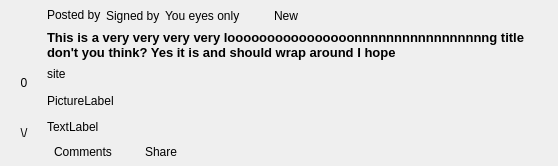
<?xml version="1.0" encoding="UTF-8"?>
<ui version="4.0">
 <class>BoardPostDisplayWidget_card</class>
 <widget class="QWidget" name="BoardPostDisplayWidget_card">
  <property name="geometry">
   <rect>
    <x>0</x>
    <y>0</y>
    <width>558</width>
    <height>202</height>
   </rect>
  </property>
  <property name="sizePolicy">
   <sizepolicy hsizetype="Preferred" vsizetype="Maximum">
    <horstretch>0</horstretch>
    <verstretch>0</verstretch>
   </sizepolicy>
  </property>
  <property name="windowTitle">
   <string notr="true"/>
  </property>
  <property name="styleSheet">
   <string notr="true"/>
  </property>
  <layout class="QHBoxLayout" name="horizontalLayout_3">
   <property name="spacing">
    <number>0</number>
   </property>
   <property name="sizeConstraint">
    <enum>QLayout::SetMaximumSize</enum>
   </property>
   <property name="leftMargin">
    <number>1</number>
   </property>
   <property name="topMargin">
    <number>1</number>
   </property>
   <property name="rightMargin">
    <number>1</number>
   </property>
   <property name="bottomMargin">
    <number>1</number>
   </property>
   <item>
    <widget class="QFrame" name="frame">
     <property name="sizePolicy">
      <sizepolicy hsizetype="Preferred" vsizetype="Maximum">
       <horstretch>0</horstretch>
       <verstretch>0</verstretch>
      </sizepolicy>
     </property>
     <property name="frameShape">
      <enum>QFrame::NoFrame</enum>
     </property>
     <property name="frameShadow">
      <enum>QFrame::Plain</enum>
     </property>
     <layout class="QVBoxLayout" name="verticalLayout_2">
      <property name="spacing">
       <number>2</number>
      </property>
      <property name="sizeConstraint">
       <enum>QLayout::SetMaximumSize</enum>
      </property>
      <property name="leftMargin">
       <number>0</number>
      </property>
      <property name="topMargin">
       <number>0</number>
      </property>
      <property name="rightMargin">
       <number>0</number>
      </property>
      <property name="bottomMargin">
       <number>0</number>
      </property>
      <item>
       <layout class="QHBoxLayout" name="topLayout">
        <property name="leftMargin">
         <number>2</number>
        </property>
        <property name="topMargin">
         <number>2</number>
        </property>
        <property name="rightMargin">
         <number>2</number>
        </property>
        <property name="bottomMargin">
         <number>2</number>
        </property>
        <item>
         <widget class="QFrame" name="voteFrame">
          <layout class="QVBoxLayout" name="arrowsLayout">
           <item>
            <widget class="QToolButton" name="voteUpButton">
             <property name="sizePolicy">
              <sizepolicy hsizetype="Preferred" vsizetype="Preferred">
               <horstretch>0</horstretch>
               <verstretch>0</verstretch>
              </sizepolicy>
             </property>
             <property name="toolTip">
              <string>Vote up</string>
             </property>
             <property name="text">
              <string/>
             </property>
             <property name="icon">
              <iconset resource="Posted_images.qrc">
               <normaloff>:/images/up-arrow.png</normaloff>:/images/up-arrow.png</iconset>
             </property>
             <property name="autoRaise">
              <bool>true</bool>
             </property>
            </widget>
           </item>
           <item>
            <widget class="StyledLabel" name="scoreLabel">
             <property name="font">
              <font>
               <pointsize>9</pointsize>
              </font>
             </property>
             <property name="text">
              <string>0</string>
             </property>
             <property name="alignment">
              <set>Qt::AlignCenter</set>
             </property>
            </widget>
           </item>
           <item>
            <widget class="QToolButton" name="voteDownButton">
             <property name="sizePolicy">
              <sizepolicy hsizetype="Preferred" vsizetype="Preferred">
               <horstretch>0</horstretch>
               <verstretch>0</verstretch>
              </sizepolicy>
             </property>
             <property name="minimumSize">
              <size>
               <width>0</width>
               <height>0</height>
              </size>
             </property>
             <property name="toolTip">
              <string>Vote down</string>
             </property>
             <property name="styleSheet">
              <string notr="true"/>
             </property>
             <property name="text">
              <string>\/</string>
             </property>
             <property name="icon">
              <iconset resource="Posted_images.qrc">
               <normaloff>:/images/down-arrow.png</normaloff>:/images/down-arrow.png</iconset>
             </property>
             <property name="autoRaise">
              <bool>true</bool>
             </property>
            </widget>
           </item>
          </layout>
         </widget>
        </item>
        <item>
         <layout class="QVBoxLayout" name="verticalLayout">
          <item>
           <layout class="QHBoxLayout" name="horizontalLayout_2">
            <property name="spacing">
             <number>5</number>
            </property>
            <property name="leftMargin">
             <number>0</number>
            </property>
            <property name="rightMargin">
             <number>6</number>
            </property>
            <item>
             <widget class="QLabel" name="fromBoldLabel">
              <property name="sizePolicy">
               <sizepolicy hsizetype="Preferred" vsizetype="Fixed">
                <horstretch>0</horstretch>
                <verstretch>0</verstretch>
               </sizepolicy>
              </property>
              <property name="font">
               <font>
                <weight>50</weight>
                <bold>false</bold>
               </font>
              </property>
              <property name="text">
               <string>Posted by</string>
              </property>
             </widget>
            </item>
            <item>
             <widget class="GxsIdLabel" name="fromLabel">
              <property name="sizePolicy">
               <sizepolicy hsizetype="Minimum" vsizetype="Preferred">
                <horstretch>0</horstretch>
                <verstretch>0</verstretch>
               </sizepolicy>
              </property>
              <property name="text">
               <string notr="true">Signed by</string>
              </property>
              <property name="openExternalLinks">
               <bool>true</bool>
              </property>
             </widget>
            </item>
            <item>
             <widget class="QLabel" name="dateLabel">
              <property name="sizePolicy">
               <sizepolicy hsizetype="Minimum" vsizetype="Preferred">
                <horstretch>0</horstretch>
                <verstretch>0</verstretch>
               </sizepolicy>
              </property>
              <property name="text">
               <string notr="true">You eyes only</string>
              </property>
              <property name="openExternalLinks">
               <bool>true</bool>
              </property>
             </widget>
            </item>
            <item>
             <widget class="QToolButton" name="readButton">
              <property name="maximumSize">
               <size>
                <width>24</width>
                <height>16777215</height>
               </size>
              </property>
              <property name="focusPolicy">
               <enum>Qt::NoFocus</enum>
              </property>
              <property name="toolTip">
               <string>Toggle Message Read Status</string>
              </property>
              <property name="icon">
               <iconset resource="../images.qrc">
                <normaloff>:/images/message-state-unread.png</normaloff>:/images/message-state-unread.png</iconset>
              </property>
              <property name="checkable">
               <bool>false</bool>
              </property>
              <property name="checked">
               <bool>false</bool>
              </property>
              <property name="autoRaise">
               <bool>true</bool>
              </property>
             </widget>
            </item>
            <item>
             <widget class="QLabel" name="newLabel">
              <property name="text">
               <string>New</string>
              </property>
             </widget>
            </item>
            <item>
             <spacer name="horizontalSpacer_4">
              <property name="orientation">
               <enum>Qt::Horizontal</enum>
              </property>
              <property name="sizeType">
               <enum>QSizePolicy::Expanding</enum>
              </property>
              <property name="sizeHint" stdset="0">
               <size>
                <width>70</width>
                <height>20</height>
               </size>
              </property>
             </spacer>
            </item>
           </layout>
          </item>
          <item>
           <widget class="StyledLabel" name="titleLabel">
            <property name="sizePolicy">
             <sizepolicy hsizetype="Preferred" vsizetype="Preferred">
              <horstretch>0</horstretch>
              <verstretch>0</verstretch>
             </sizepolicy>
            </property>
            <property name="font">
             <font>
              <family>Arial</family>
              <pointsize>10</pointsize>
              <weight>75</weight>
              <bold>true</bold>
             </font>
            </property>
            <property name="text">
             <string notr="true">This is a very very very very loooooooooooooooonnnnnnnnnnnnnnnnng title don't you think? Yes it is and should wrap around I hope</string>
            </property>
            <property name="alignment">
             <set>Qt::AlignLeading|Qt::AlignLeft|Qt::AlignTop</set>
            </property>
            <property name="wordWrap">
             <bool>true</bool>
            </property>
            <property name="openExternalLinks">
             <bool>true</bool>
            </property>
            <property name="textInteractionFlags">
             <set>Qt::LinksAccessibleByMouse|Qt::TextSelectableByMouse</set>
            </property>
           </widget>
          </item>
          <item>
           <widget class="QLabel" name="siteLabel">
            <property name="sizePolicy">
             <sizepolicy hsizetype="Expanding" vsizetype="Preferred">
              <horstretch>0</horstretch>
              <verstretch>0</verstretch>
             </sizepolicy>
            </property>
            <property name="text">
             <string notr="true">site</string>
            </property>
            <property name="openExternalLinks">
             <bool>true</bool>
            </property>
           </widget>
          </item>
          <item>
           <layout class="QHBoxLayout" name="pictureLabelLayout">
            <item>
             <widget class="QLabel" name="pictureLabel">
              <property name="text">
               <string>PictureLabel</string>
              </property>
              <property name="scaledContents">
               <bool>true</bool>
              </property>
             </widget>
            </item>
            <item>
             <spacer name="horizontalSpacer">
              <property name="orientation">
               <enum>Qt::Horizontal</enum>
              </property>
              <property name="sizeHint" stdset="0">
               <size>
                <width>268</width>
                <height>17</height>
               </size>
              </property>
             </spacer>
            </item>
           </layout>
          </item>
          <item>
           <widget class="QLabel" name="notes">
            <property name="text">
             <string>TextLabel</string>
            </property>
            <property name="wordWrap">
             <bool>true</bool>
            </property>
            <property name="openExternalLinks">
             <bool>true</bool>
            </property>
           </widget>
          </item>
          <item>
           <layout class="QHBoxLayout" name="horizontalLayout">
            <item>
             <widget class="QToolButton" name="commentButton">
              <property name="text">
               <string>Comments</string>
              </property>
              <property name="icon">
               <iconset resource="Posted_images.qrc">
                <normaloff>:/images/comments.png</normaloff>:/images/comments.png</iconset>
              </property>
              <property name="checkable">
               <bool>true</bool>
              </property>
              <property name="toolButtonStyle">
               <enum>Qt::ToolButtonTextBesideIcon</enum>
              </property>
              <property name="autoRaise">
               <bool>true</bool>
              </property>
             </widget>
            </item>
            <item>
             <widget class="QPushButton" name="shareButton">
              <property name="text">
               <string>Share</string>
              </property>
              <property name="icon">
               <iconset resource="Posted_images.qrc">
                <normaloff>:/images/share.png</normaloff>:/images/share.png</iconset>
              </property>
              <property name="flat">
               <bool>true</bool>
              </property>
             </widget>
            </item>
            <item>
             <spacer name="horizontalSpacer_2">
              <property name="orientation">
               <enum>Qt::Horizontal</enum>
              </property>
              <property name="sizeHint" stdset="0">
               <size>
                <width>40</width>
                <height>20</height>
               </size>
              </property>
             </spacer>
            </item>
           </layout>
          </item>
         </layout>
        </item>
       </layout>
      </item>
     </layout>
    </widget>
   </item>
  </layout>
 </widget>
 <customwidgets>
  <customwidget>
   <class>GxsIdLabel</class>
   <extends>QLabel</extends>
   <header>gui/gxs/GxsIdLabel.h</header>
  </customwidget>
  <customwidget>
   <class>StyledLabel</class>
   <extends>QLabel</extends>
   <header>gui/common/StyledLabel.h</header>
  </customwidget>
 </customwidgets>
 <resources>
  <include location="Posted_images.qrc"/>
  <include location="../images.qrc"/>
 </resources>
 <connections/>
</ui>
